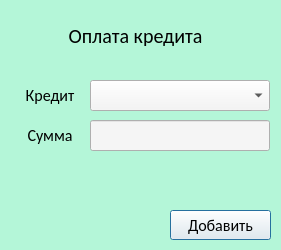
<?xml version="1.0" encoding="UTF-8"?>
<ui version="4.0">
 <class>Dialog</class>
 <widget class="QDialog" name="Dialog">
  <property name="geometry">
   <rect>
    <x>0</x>
    <y>0</y>
    <width>281</width>
    <height>250</height>
   </rect>
  </property>
  <property name="font">
   <font>
    <family>Calibri</family>
   </font>
  </property>
  <property name="windowTitle">
   <string>Dialog</string>
  </property>
  <property name="styleSheet">
   <string notr="true">background-color: rgb(180, 246, 216)</string>
  </property>
  <widget class="QLabel" name="label_2">
   <property name="geometry">
    <rect>
     <x>10</x>
     <y>10</y>
     <width>251</width>
     <height>51</height>
    </rect>
   </property>
   <property name="font">
    <font>
     <family>Calibri</family>
     <pointsize>-1</pointsize>
     <weight>50</weight>
     <italic>false</italic>
     <bold>false</bold>
    </font>
   </property>
   <property name="styleSheet">
    <string notr="true">color: rgb(0, 0, 0);
font-size: 20px;
font: &quot;Arial Black&quot;;</string>
   </property>
   <property name="text">
    <string>Оплата кредита</string>
   </property>
   <property name="alignment">
    <set>Qt::AlignCenter</set>
   </property>
  </widget>
  <widget class="QLabel" name="label_4">
   <property name="geometry">
    <rect>
     <x>10</x>
     <y>80</y>
     <width>80</width>
     <height>31</height>
    </rect>
   </property>
   <property name="font">
    <font>
     <family>Calibri</family>
     <pointsize>-1</pointsize>
     <weight>50</weight>
     <italic>false</italic>
     <bold>false</bold>
    </font>
   </property>
   <property name="styleSheet">
    <string notr="true">color: rgb(0, 0, 0);
font-size: 16px;
font: &quot;Arial Black&quot;;</string>
   </property>
   <property name="text">
    <string>Кредит</string>
   </property>
   <property name="alignment">
    <set>Qt::AlignCenter</set>
   </property>
  </widget>
  <widget class="QPushButton" name="Add">
   <property name="geometry">
    <rect>
     <x>170</x>
     <y>210</y>
     <width>101</width>
     <height>30</height>
    </rect>
   </property>
   <property name="font">
    <font>
     <family>Calibri</family>
     <pointsize>-1</pointsize>
     <weight>50</weight>
     <italic>false</italic>
     <bold>false</bold>
    </font>
   </property>
   <property name="styleSheet">
    <string notr="true">font-size: 16px;
font: &quot;Yu Gothic UI Semibold&quot;;
background-color: rgb(245, 245, 245)</string>
   </property>
   <property name="text">
    <string>Добавить</string>
   </property>
  </widget>
  <widget class="QLabel" name="error">
   <property name="geometry">
    <rect>
     <x>10</x>
     <y>160</y>
     <width>251</width>
     <height>31</height>
    </rect>
   </property>
   <property name="font">
    <font>
     <family>Franklin Gothic Demi</family>
     <pointsize>16</pointsize>
     <weight>50</weight>
     <italic>false</italic>
     <bold>false</bold>
    </font>
   </property>
   <property name="styleSheet">
    <string notr="true">color: red;
font-size: 16px;
font: 16pt &quot;Franklin Gothic Demi&quot;;</string>
   </property>
   <property name="text">
    <string/>
   </property>
   <property name="alignment">
    <set>Qt::AlignCenter</set>
   </property>
  </widget>
  <widget class="QLabel" name="label_8">
   <property name="geometry">
    <rect>
     <x>10</x>
     <y>120</y>
     <width>80</width>
     <height>31</height>
    </rect>
   </property>
   <property name="font">
    <font>
     <family>Calibri</family>
     <pointsize>-1</pointsize>
     <weight>50</weight>
     <italic>false</italic>
     <bold>false</bold>
    </font>
   </property>
   <property name="styleSheet">
    <string notr="true">color: rgb(0, 0, 0);
font-size: 16px;
font: &quot;Arial Black&quot;;</string>
   </property>
   <property name="text">
    <string>Сумма</string>
   </property>
   <property name="alignment">
    <set>Qt::AlignCenter</set>
   </property>
  </widget>
  <widget class="QComboBox" name="credit">
   <property name="geometry">
    <rect>
     <x>90</x>
     <y>80</y>
     <width>180</width>
     <height>31</height>
    </rect>
   </property>
   <property name="font">
    <font>
     <family>Calibri</family>
     <pointsize>-1</pointsize>
     <weight>50</weight>
     <italic>false</italic>
     <bold>false</bold>
    </font>
   </property>
   <property name="styleSheet">
    <string notr="true">font-size: 16px;
font: &quot;Yu Gothic UI Semibold&quot;;
background-color: rgb(245, 245, 245)</string>
   </property>
  </widget>
  <widget class="QLineEdit" name="sum">
   <property name="geometry">
    <rect>
     <x>90</x>
     <y>120</y>
     <width>180</width>
     <height>31</height>
    </rect>
   </property>
   <property name="font">
    <font>
     <pointsize>-1</pointsize>
     <weight>50</weight>
     <italic>false</italic>
     <bold>false</bold>
    </font>
   </property>
   <property name="styleSheet">
    <string notr="true">font-size: 16px;
font: &quot;Yu Gothic UI Semibold&quot;;
background-color: rgb(245, 245, 245)</string>
   </property>
   <property name="text">
    <string/>
   </property>
  </widget>
 </widget>
 <resources/>
 <connections/>
</ui>
